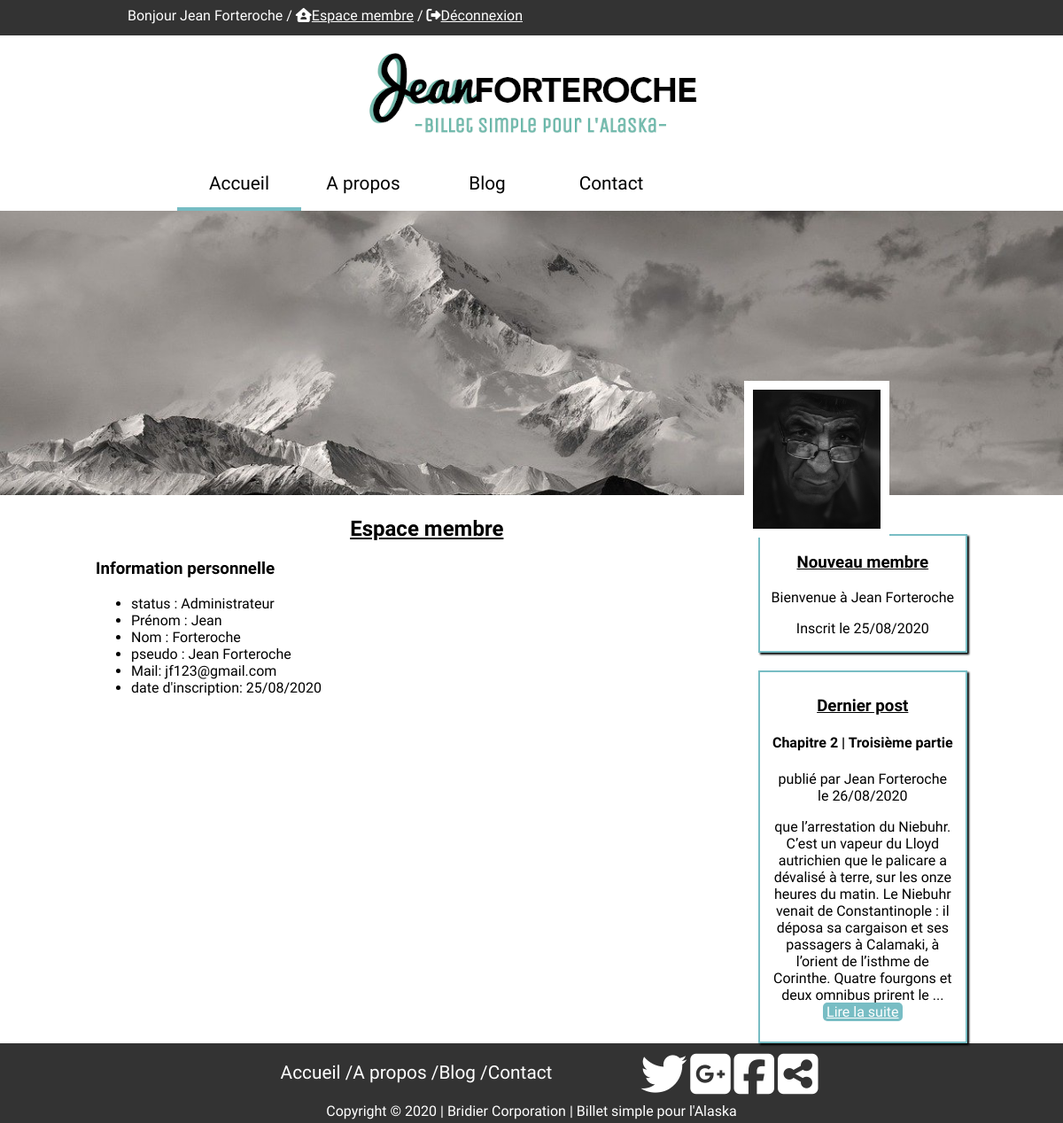
The page /index.php?action=membreArea (signed in) on the database its author committed.
### tables this page shows
CREATE TABLE `users` (
  `id` int(11) NOT NULL,
  `id_status` int(11) NOT NULL,
  `firstName` varchar(255) NOT NULL,
  `lastName` varchar(255) NOT NULL,
  `pseudo` varchar(255) NOT NULL,
  `password` varchar(255) NOT NULL,
  `mail` varchar(255) NOT NULL,
  `date_inscription` datetime NOT NULL DEFAULT CURRENT_TIMESTAMP
);

CREATE TABLE `posts` (
  `id` int(11) NOT NULL,
  `author` varchar(255) NOT NULL,
  `title` varchar(255) NOT NULL,
  `content` text NOT NULL,
  `date_creation` datetime NOT NULL DEFAULT CURRENT_TIMESTAMP
);

### index.php (called while the page is built, shortened)
<?php
$router = new Router();
$router->routerRequest();

### model/userManager.php (called while the page is built, shortened)
<?php
class UserManager extends Manager
{
    public function getLastUser(){
        $db = $this->dbConnect();
        $req = $db->query('SELECT id, pseudo, DATE_FORMAT(date_inscription, \'%d/%m/%Y\') AS date_inscirption FROM users ORDER BY id DESC
        LIMIT 1');
        $lastUser = $req->fetch();
        return $lastUser;
    }
    public function getUser($id){
        $db = $this->dbConnect();
        $req = $db->query('SELECT id,id_status,firstName, lastName, pseudo, password, mail, DATE_FORMAT(date_inscription, \'%d/%m/%Y\') AS date_inscription FROM users');
        $getUser = $req->fetch();
        return $getUser;
    }
}

### controller/rightBlockController.php (called while the page is built)
<?php
$lastPost = $this->postManager->lastPost();
$lastUser = $this->userManager->getLastUser();

### model/postManager.php (called while the page is built, shortened)
<?php
class PostManager extends Manager
{
    public function lastPost()
    {
        $db = $this->dbConnect();
        $req = $db->query('SELECT id,author, title, LEFT( content, 300 ) AS content, DATE_FORMAT(date_creation, \'%d/%m/%Y\') AS date_creation FROM posts ORDER BY id DESC LIMIT 1');
        $lastPost = $req->fetch();
        return $lastPost;
    }
}

### view/membreAreaView.php (the view, shortened to what this page needs)
<article class="logIn">
    <h2>Espace membre</h2>
    <h3>Information personnelle</h3>
    <ul>
        <li>status : Administrateur</li>
        <li>Prénom : <?=$getUser['firstName']?></li>
        <li>Nom : <?=$getUser['lastName']?></li>
        <li>pseudo : <?=$getUser['pseudo']?></li>
        <li>Mail: <?=$getUser['mail']?></li>
        <li>date d'inscription: <?=$getUser['date_inscription']?></li>
    </ul>
</article>
<?php $content = ob_get_clean(); ?>
<?php require('template.php'); ?>

### view/template.php (shortened to what this page needs)
<!DOCTYPE html>
<html>
    <head>
        <link href="public/css/style.css" rel="stylesheet" />
    </head>
    <body>
        <header>
            <div class="headband">
                <?php
                if(isset($_SESSION['pseudo']) AND isset($_SESSION['password'])){
                ?>
                <p>Bonjour <?=$_SESSION['pseudo']?> / <i class="fas fa-house-user"></i><a href="index.php?action=membreArea#ancre">Espace membre</a> / <i class="fas fa-sign-out-alt"></i><a href="index.php?action=logOut">Déconnexion</a></p>
                <?php
                }else{
                ?>
                <p><a href="index.php?action=log"><i class="far fa-user"></i> Se connecter</a> / <a href="index.php?action=register"><i class="fas fa-sign-in-alt"></i> S'inscrire</a></p>
                <?php
                }
                ?>
            </div>
            <p class="logo"><img src="public/img/logo_400.png" alt="logo de Jean"></p>
            <nav>
                <ul class="menu">
                    <li class="buttonMenu accueil"><a href="index.php">Accueil</a></li>
                    <li class="buttonMenu a_propos"><a href="index.php?action=about#ancre">A propos</a></li>
                    <li class="buttonMenu blog"><a href="index.php?action=blog#ancre">Blog</a></li>
                    <li class="buttonMenu contact"><a href="">Contact</a></li>
                </ul>
            </nav>
        </header>
        <div class="divider"></div>
        <div class="banniere">
            <img src="public/img/banniere.jpg" alt="paysage Alaska" class="paysage">
            <img src="public/img/jean_f.jpg" alt="Portrait de Jean Forteroche" class="portrait">
        </div>
        <div class="blockInvisible" id="ancre"></div>
        <section class="section">
            <section class="leftSection">
                <?= $content ?>
            </section>
            <section class="rightSection">
                <article class="lastUser">
                    <h3>Nouveau membre</h3>
                    <p>Bienvenue à <?=htmlspecialchars($lastUser['pseudo'])?></p>
                    <p>Inscrit le <?=htmlspecialchars($lastUser['date_inscirption'])?></p>
                </article>
                <article class="lastPost">
                    <h3>Dernier post</h3>
                    <h4><?=htmlspecialchars($lastPost['title'])?></h4>
                    <p>publié par <?=htmlspecialchars($lastPost['author'])?><br /> le <?=htmlspecialchars($lastPost['date_creation'])?></p>
                    <p>
                        <?=htmlspecialchars($lastPost['content'])?>
                        ... <a href="index.php?action=post&amp;id=<?=$lastPost['id']?>#ancre" class="readMore">Lire la suite</a>
                    </p>
                </article>
            </section>
        </section>
        <footer>
            <div class="footer_block">
                <ul class="footer_menu">
                    <li><a href="">Accueil / </a></li>
                    <li><a href="">A propos / </a></li>
                    <li><a href="">Blog / </a></li>
                    <li><a href="">Contact</a></li>
                </ul>
                <ul class="footer_social_network">
                    <li><a href=""><i class="fab fa-twitter"></i></a></li>
                    <li><a href=""><i class="fab fa-google-plus-square"></i></a></li>
                    <li><a href=""><i class="fab fa-facebook-square"></i></a></li>
                    <li><a href=""><i class="fas fa-share-alt-square"></i></a></li>
                </ul>
            </div>
            <p class='copyright'>Copyright © 2020 | Bridier Corporation | Billet simple pour l'Alaska </p>
        </footer>
    </body>
</html>

### public/css/style.css (style rules this page uses)
body { margin:0; font-family: 'Unica One', cursive; }
.headband { height: 40px; padding: 0px 12%; background-color: rgb(51, 51, 51); }
.headband p { margin: 0px; padding-top: 8px; color: white; }
.headband p a { color: white; }
header { position: fixed; width: 100%; background-color: white; z-index: 1; }
.divider { height: 229px;; }
.blockInvisible { font-family: 'Unica One', cursive; height: 229px; width: 100%; position: absolute; top: 396px; }
.logo { text-align: center; margin: 0px; }
.menu { margin:auto; display: flex; justify-content: flex-start; width: 70%; }
.buttonMenu { width: 110px; padding: 15px; text-align: center; list-style: none; }
.menu a, footer a { text-decoration:none; color:black; font-size: 1.3em; font-family: 'Unica One', cursive; }
.accueil { border-bottom: 4px solid rgb(118, 188, 195); }
.banniere { position: relative; }
.paysage { width: 100%; }
.portrait { position: absolute; top: 60%; left: 70%; width: 12%; padding:10px; background-color: white; position: absolute; }
footer { background-color: rgb(51, 51, 51); height: 90px; }
footer ul { text-align: center; list-style: none; }
footer a, .copyright { color: white; }
.footer_block { display: flex; justify-content: center; align-items: center; }
.footer_menu { display: flex; margin:0px; }
.footer_social_network { display: flex; font-size: 2.5em; justify-content: space-between; padding: 6px 0px 0px 100px; width: 200px; margin:0px; }
.copyright { margin:0px; text-align: center; font-family: 'Unica One', cursive; }
.section { width:82%; margin: auto; display: flex; justify-content: space-between; }
.leftSection { width: 80%; }
.leftSection h2, .rightSection h3 { text-decoration: underline; }
.rightSection { width: 249px; margin-top: 40px; text-align: center; }
.lastUser { height: 130px; }
.lastPost { margin-top: 20px; padding: 8px;; }
.lastUser, .lastPost { box-shadow: 2px 2px 2Px black; border: 2px solid rgb(120, 189, 196); }
.leftSection h2 { text-align: center; }
.readMore { padding: 1px 4Px; background-color: rgb(120, 189, 196); color: white; border-radius: 5px;; }

### rows shown on the page
users: firstName "Jean", lastName "Forteroche", pseudo "Jean Forteroche", mail "jf123@gmail.com"
posts: title "Chapitre 2 | Troisième partie", author "Jean Forteroche"

### other values the page prints
$_SESSION['pseudo'] "Jean Forteroche"
$getUser['date_inscription'] "25/08/2020"
$lastUser['date_inscirption'] "25/08/2020"
$lastPost['date_creation'] "26/08/2020"
